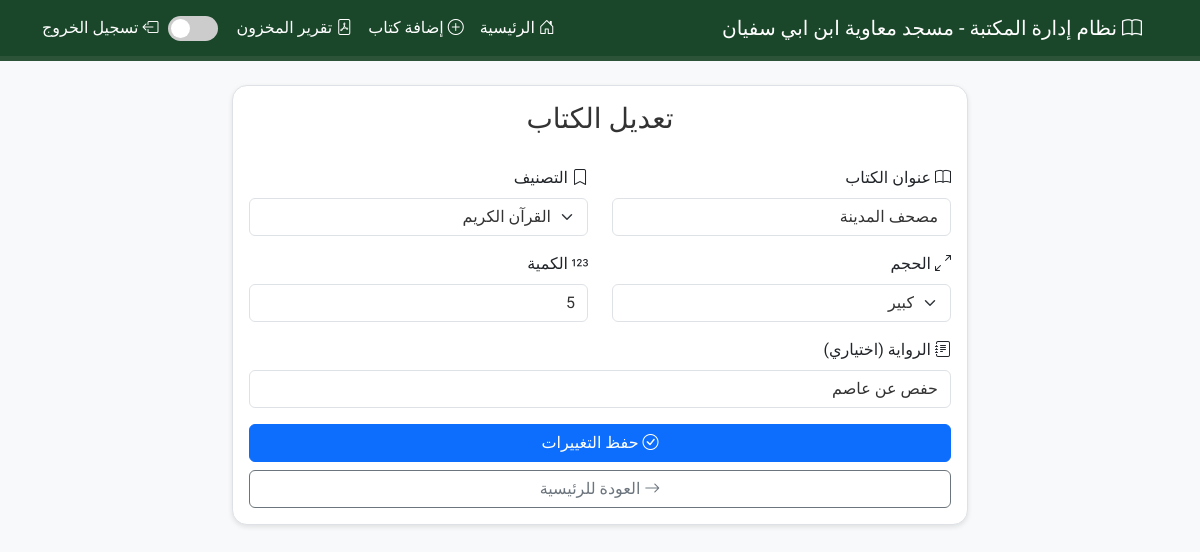
Page /edit_book/3 (signed in) on the committed database.
### app.py (models this page shows)
class Book(db.Model):
    id = db.Column(db.Integer, primary_key=True)
    title = db.Column(db.String(200), nullable=False)
    category = db.Column(db.String(50), nullable=False)
    quantity = db.Column(db.Integer, nullable=False)
    size = db.Column(db.String(20), nullable=False)
    riwaya = db.Column(db.String(100))
    date_added = db.Column(db.DateTime, default=datetime.utcnow)

### app.py (the view, shortened to what this page needs)
@app.route('/edit_book/<int:id>', methods=['GET', 'POST'])
@login_required
def edit_book(id):
    book = Book.query.get_or_404(id)
    return render_template('edit_book.html', book=book)

### app.py (called while the page is built)
@login_manager.user_loader
def load_user(user_id):
    return User.query.get(int(user_id))

### templates/edit_book.html (shortened to what this page needs)
{% extends "base.html" %}
{% block content %}
<div class="row justify-content-center mt-4">
    <div class="col-md-8">
        <div class="card">
            <div class="card-body">
                <h3 class="page-title">تعديل الكتاب</h3>
                <form method="POST">
                    <div class="row">
                        <div class="col-md-6">
                            <div class="form-group mb-3">
                                <label for="title" class="form-label">
                                    <i class="bi bi-book"></i>
                                    عنوان الكتاب
                                </label>
                                <input type="text" class="form-control" id="title" name="title" value="{{ book.title }}" required>
                            </div>
                        </div>
                        <div class="col-md-6">
                            <div class="form-group mb-3">
                                <label for="category" class="form-label">
                                    <i class="bi bi-bookmark"></i>
                                    التصنيف
                                </label>
                                <select class="form-select" id="category" name="category" required>
                                    <option value="القرآن الكريم" {% if book.category == 'القرآن الكريم' %}selected{% endif %}>القرآن الكريم</option>
                                </select>
                            </div>
                        </div>
                    </div>
                    <div class="row">
                        <div class="col-md-6">
                            <div class="form-group mb-3">
                                <label for="size" class="form-label">
                                    <i class="bi bi-arrows-angle-expand"></i>
                                    الحجم
                                </label>
                                <select class="form-select" id="size" name="size" required>
                                    <option value="كبير" {% if book.size == 'كبير' %}selected{% endif %}>كبير</option>
                                </select>
                            </div>
                        </div>
                        <div class="col-md-6">
                            <div class="form-group mb-3">
                                <label for="quantity" class="form-label">
                                    <i class="bi bi-123"></i>
                                    الكمية
                                </label>
                                <input type="number" class="form-control" id="quantity" name="quantity" value="{{ book.quantity }}" min="1" required>
                            </div>
                        </div>
                    </div>
                    <div class="form-group mb-3">
                        <label for="riwaya" class="form-label">
                            <i class="bi bi-journal-text"></i>
                            الرواية (اختياري)
                        </label>
                        <input type="text" class="form-control" id="riwaya" name="riwaya" value="{{ book.riwaya }}">
                    </div>
                    <div class="d-grid gap-2">
                        <button type="submit" class="btn btn-primary">
                            <i class="bi bi-check-circle"></i>
                            حفظ التغييرات
                        </button>
                        <a href="{{ url_for('index') }}" class="btn btn-outline-secondary">
                            <i class="bi bi-arrow-right"></i>
                            العودة للرئيسية
                        </a>
                    </div>
                </form>
            </div>
        </div>
    </div>
</div>
{% endblock %}

### templates/base.html (style rules this page uses)
:root { --primary-color: #1a472a; --secondary-color: #2c5338; --text-color: #333; --bg-color: #f8f9fa; --card-bg: #fff; --border-color: #dee2e6; --input-bg: #fff; --input-text: #333; }
body { font-family: 'Amiri', serif; background-color: var(--bg-color); color: var(--text-color); transition: all 0.3s ease; }
.card { background-color: var(--card-bg); border-radius: 15px; box-shadow: 0 2px 5px rgba(0,0,0,0.1); border: 1px solid var(--border-color); }
.form-control, .form-select { background-color: var(--input-bg); border: 1px solid var(--border-color); color: var(--input-text); }
.page-title { text-align: center; margin-bottom: 30px; color: var(--text-color); }

### rows in the picture
Book: title "مصحف المدينة", quantity "5", riwaya "حفص عن عاصم"
